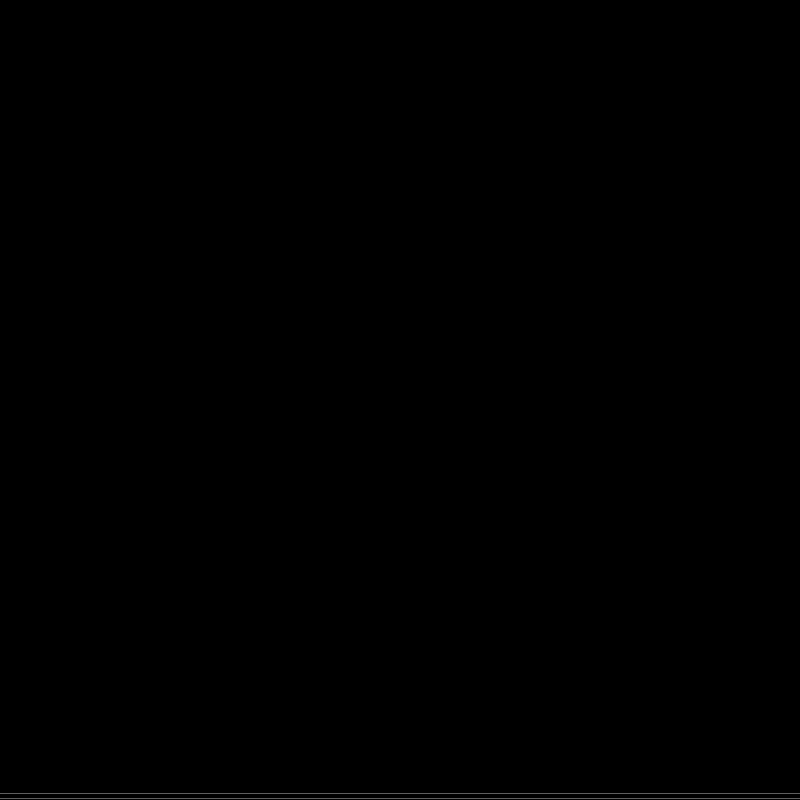

This game map was drawn from its Tiled (.tmx) file and the tilesets committed beside it. A one-line description and the trimmed map source follow:
An orthogonal 100x100 tile map with 8x8 px tiles, 1 tile layer (main).

<map version="1.0" orientation="orthogonal" width="100" height="100" tilewidth="8" tileheight="8">
 <tileset firstgid="1" name="autotiles" tilewidth="8" tileheight="8">
  <image source="autotiles.png" />
 </tileset>
 <layer name="main" width="100" height="100">
  <data>[10000 cells, 100 non-empty, 1 distinct tile ids]</data>
 </layer>
 <objectgroup name="main_pickups" width="100" height="100" />
 <objectgroup name="main_doors" width="100" height="100" />
 <objectgroup name="main_enemies" width="100" height="100" />
</map>
